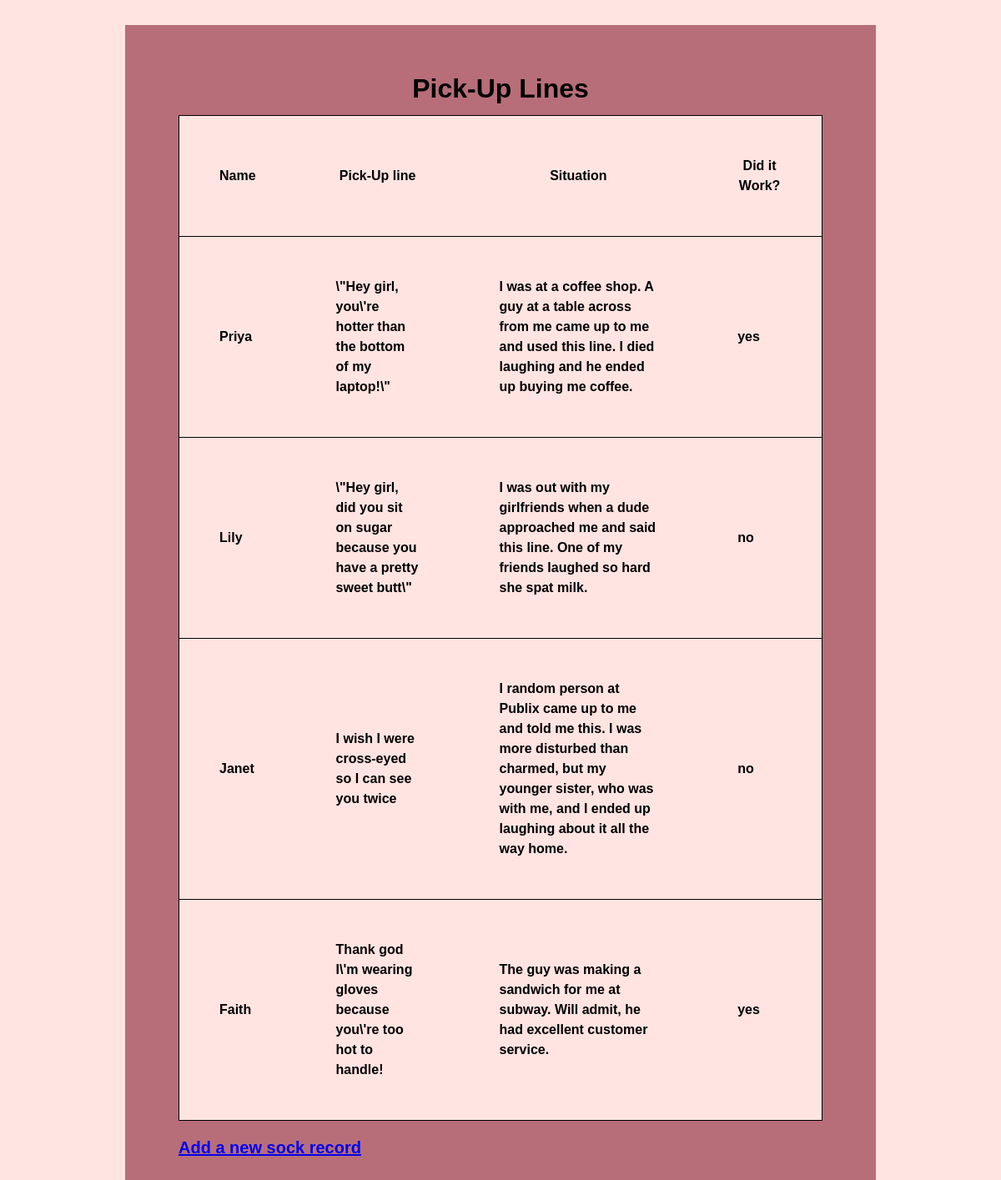
/inventory_update.php, run on the app's committed database.
### tables this page shows
CREATE TABLE `pickuplines` (
  `id` int(11) NOT NULL,
  `name` varchar(20) NOT NULL,
  `pickup` varchar(250) NOT NULL,
  `situation` varchar(500) NOT NULL,
  `success` varchar(30) NOT NULL
);

### inventory_update.php (the view, shortened to what this page needs)
<?php
	include 'database.php';
	$query = "SELECT * FROM pickuplines";
	$pickuplines = mysqli_query($conn, $query);
?>
<!DOCTYPE html>
<html lang="en">
<head>
	<link rel="stylesheet" href="css/styles.css">
	<link rel="stylesheet" href="css/table.css">
</head>
<body>
<div id="container">
<h1>Pick-Up Lines</h1>
<table>
	<tr>
	  <th>Name</th>
	  <th>Pick-Up line</th>
	  <th>Situation</th>
	  <th>Did it Work?</th>
	</tr>
<?php while ($row = mysqli_fetch_assoc($pickuplines)) :  ?>
<tr>
  <td><?php echo stripslashes($row['name']); ?></td>
  <td><?php echo $row['pickup']; ?></td>
  <td><?php echo $row['situation']; ?></td>
  <td><?php echo $row['success']; ?></td>
</tr>
<?php endwhile;  ?>
</table>
<p class="middle"><a href="enter_new_record.php">Add a new sock record</a></p>
</div>
</body>
</html>

### css/styles.css (style rules this page uses)
* { box-sizing: border-box; }
body { margin: 0; background: #FFE4E1; font-family: Calibri, sans-serif; line-height: 1.5em; font-weight: bold; }
#container { padding: 4em; max-width: 900px; margin: 30px auto; background: #b76e79; }
h1 { text-align: center; margin: 0; }
p { font-size: 20px; }

### css/table.css (style rules this page uses)
table { border-collapse: collapse; border-spacing: 0; empty-cells: show; border: 1px solid #000000; background: #FFE4E1; margin: 20px auto; }
td, th { font-size: inherit; overflow: visible; margin: 0; padding: 3em; }
td, th { border-width: 0 0 1px 0; border-bottom: 1px solid #000000; }

### data on the page
pickuplines: name "Priya", pickup "\\\"Hey girl, you\\'re hotter than the bottom of my laptop!\\\"", situation "I was at a coffee shop. A guy at a table across from me came up to me and used this line. I died laughing and he ended up buying me coffee.", success "yes"
pickuplines: name "Lily", pickup "\\\"Hey girl, did you sit on sugar because you have a pretty sweet butt\\\"", situation "I was out with my girlfriends when a dude approached me and said this line. One of my friends laughed so hard she spat milk.", success "no"
pickuplines: name "Janet", pickup "I wish I were cross-eyed so I can see you twice", situation "I random person at Publix came up to me and told me this. I was more disturbed than charmed, but my younger sister, who was with me, and I ended up laughing about it all the way home.", success "no"
pickuplines: name "Faith", pickup "Thank god I\\'m wearing gloves because you\\'re too hot to handle!", situation "The guy was making a sandwich for me at subway. Will admit, he had excellent customer service.", success "yes"
